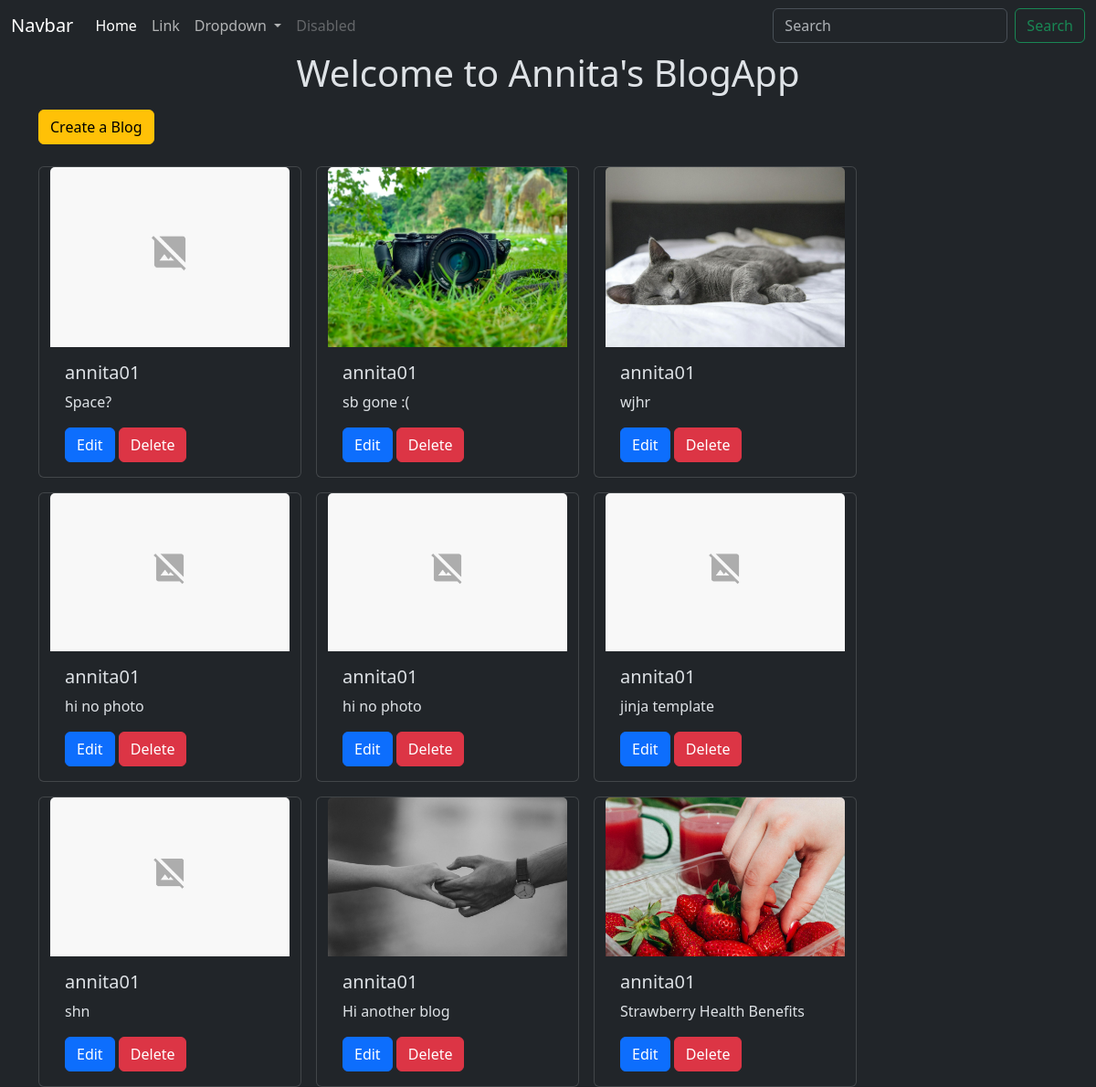
Screenshot of /blog/ with the database file from the repository.
### blog/models.py (models this page shows, shortened)
class Blog(models.Model):
    user = models.ForeignKey(User, on_delete=models.CASCADE)
    text = models.TextField(max_length=240)
    photo = models.ImageField(upload_to='photos/', blank=True, null=True, default='photos/pexels-no_photo.jpg')
    created_at = models.DateTimeField(auto_now_add=True)
    updated_at = models.DateTimeField(auto_now=True)

### blog/views.py (the view)
# urls.py: path('', views.All_Blogs, name='all_blogs'),
def All_Blogs(request):
    blogs = Blog.objects.all().order_by('-created_at')
    return render(request, 'all_blogs.html', {'blogs': blogs})

### blog/templates/all_blogs.html (shortened to what this page needs)
{% extends "layout.html" %}
{% block content %}
<h1 class="text-center"> Welcome to Annita's BlogApp</h1>
<a href="{% url 'Create_Blog' %}" class="btn btn-warning mt-2">Create a Blog</a>
<div class="container row gap-3 mt-4">
    {% for blog in blogs %}
        <div class="card" style="width: 18rem;">
            {% if blog.photo %}
            <img src="{{ blog.photo.url }}" class="card-img-top h-100 w-100" style="object-fit: cover; height: 200px;" alt="blog photo">
            {% else %}
                <img src="media/photos/pexels-no_photo.jpg" class="card-img-top h-100 w-100" style="object-fit: cover; height: 200px;" alt="Default Image">
            {% endif %}
            <div class="card-body">
                <h5 class="card-title">{{blog.user.username}}</h5>
                <p class="card-text">{{blog.text}}</p>
                <a href="{% url 'Edit_Blog' blog.id %}" class="btn btn-primary">Edit</a>
                <a href="{% url 'Delete_Blog' blog.id %}" class="btn btn-danger">Delete</a>
            </div>
        </div>
    {% endfor %}
</div>
{% endblock %}

### templates/layout.html (shortened to what this page needs)
{% load static %}
<!DOCTYPE html>
<html lang="en" data-bs-theme="dark">
<head>
    <link href="https://cdn.jsdelivr.net/npm/bootstrap@5.3.3/dist/css/bootstrap.min.css" rel="stylesheet">
</head>
<body>
    <nav class="navbar navbar-expand-lg navbar-light bg-dark">
        <div class="container-fluid">
            <a class="navbar-brand" href="#">Navbar</a>
            <div class="collapse navbar-collapse" id="navbarSupportedContent">
            <ul class="navbar-nav me-auto mb-2 mb-lg-0">
                <li class="nav-item">
                <a class="nav-link active" aria-current="page" href="#">Home</a>
                </li>
                <li class="nav-item">
                <a class="nav-link" href="#">Link</a>
                </li>
                <li class="nav-item dropdown">
                <a class="nav-link dropdown-toggle" href="#" id="navbarDropdown" role="button" data-bs-toggle="dropdown" aria-expanded="false">
                    Dropdown
                </a>
                </li>
                <li class="nav-item">
                <a class="nav-link disabled" href="#" tabindex="-1" aria-disabled="true">Disabled</a>
                </li>
            </ul>
            <form class="d-flex">
                <input class="form-control me-2" type="search" placeholder="Search" aria-label="Search">
                <button class="btn btn-outline-success" type="submit">Search</button>
            </form>
            </div>
        </div>
    </nav>
    <div class="container">
        {% block content %}
        {% endblock  %}
    </div>
</body>
</html>

### rows the page displays
Blog: photo (placeholder picture), user.username "annita01", text "Space?"
Blog: photo (picture), user.username "annita01", text "sb gone :("
Blog: photo (picture), user.username "annita01", text "wjhr"
Blog: photo (placeholder picture), user.username "annita01", text "hi no photo"
Blog: photo (placeholder picture), user.username "annita01", text "hi no photo"
Blog: user.username "annita01", text "jinja template"
Blog: user.username "annita01", text "shn"
Blog: photo (picture), user.username "annita01", text "Hi another blog"
Blog: photo (picture), user.username "annita01", text "Strawberry Health Benefits"
